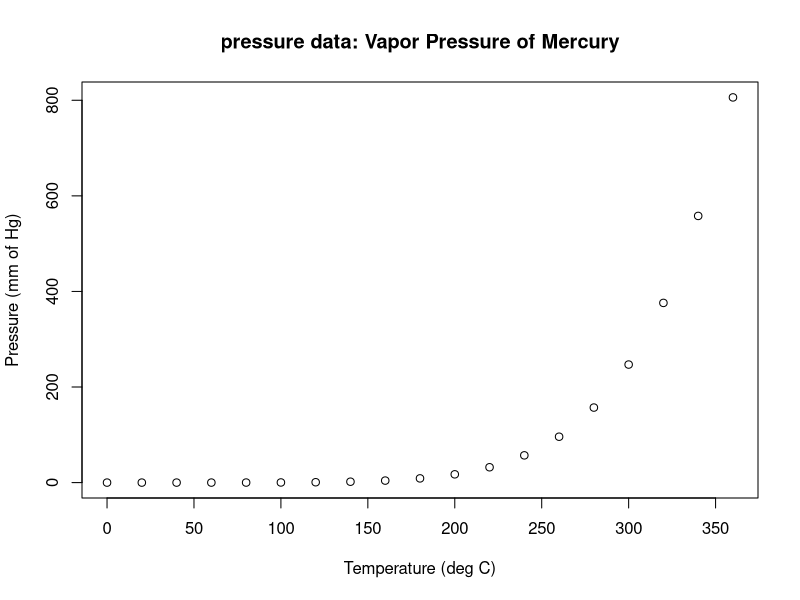
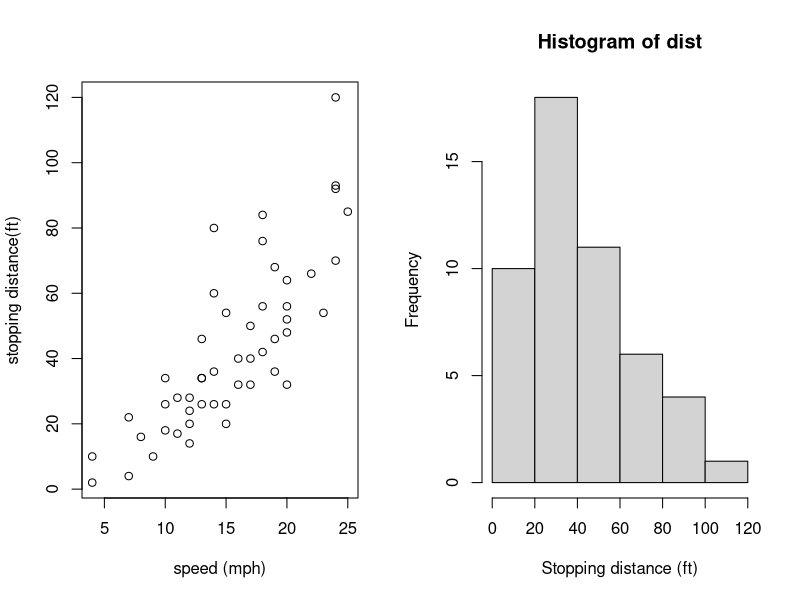
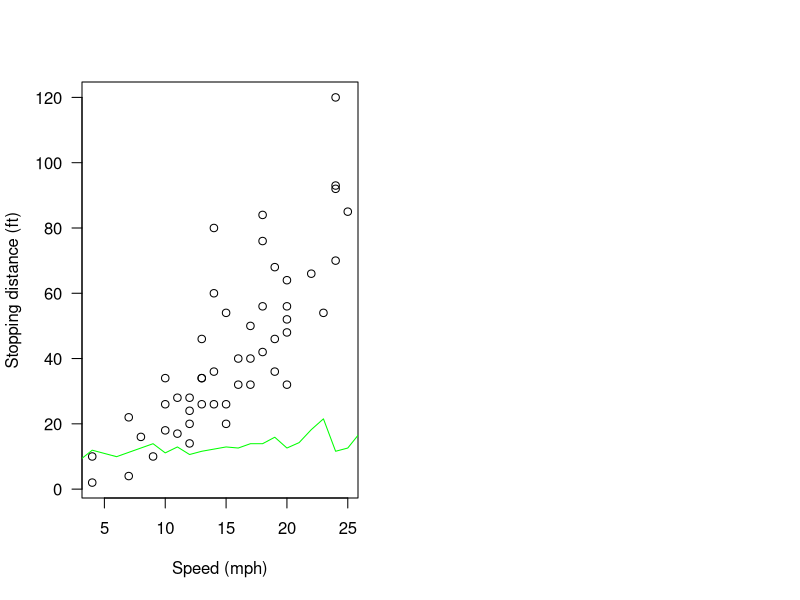

Write the R code that produced these figures, in order.
## ---- chunk 1
summary(cars)
## ---- chunk 2
#| echo: true
plot(pressure, xlab = "Temperature (deg C)",
     ylab = "Pressure (mm of Hg)",
     main = "pressure data: Vapor Pressure of Mercury")
fig.align = "center"
## ---- chunk 3
par(mfrow=c(1,2))
plot(cars,
     xlab ="speed (mph)",
     ylab = "stopping distance(ft)")
dist <- cars$dist
hist(dist, xlab = "Stopping distance (ft)")

## ---- chunk 4
plot(cars, xlab = "Speed (mph)", ylab = "Stopping distance (ft)",
     las = 1)

lines(predict(lm(cars)),col='green')

